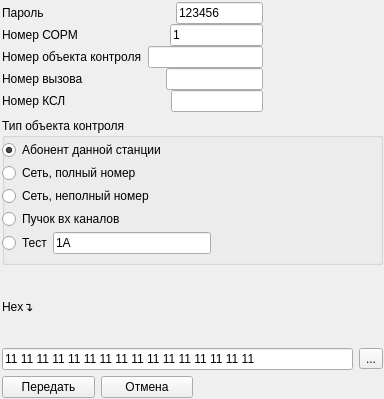
<?xml version="1.0" encoding="UTF-8"?>
<ui version="4.0">
 <class>form_command_7</class>
 <widget class="QWidget" name="form_command_7">
  <property name="geometry">
   <rect>
    <x>0</x>
    <y>0</y>
    <width>384</width>
    <height>399</height>
   </rect>
  </property>
  <property name="windowTitle">
   <string>Команда № 7 «Подключение к разговорному тракту»</string>
  </property>
  <widget class="QWidget" name="">
   <property name="geometry">
    <rect>
     <x>2</x>
     <y>2</y>
     <width>381</width>
     <height>396</height>
    </rect>
   </property>
   <layout class="QVBoxLayout" name="verticalLayout_2">
    <item>
     <layout class="QVBoxLayout" name="verticalLayout_3">
      <property name="spacing">
       <number>0</number>
      </property>
      <item>
       <layout class="QHBoxLayout" name="horizontalLayout">
        <property name="spacing">
         <number>132</number>
        </property>
        <property name="rightMargin">
         <number>120</number>
        </property>
        <item>
         <widget class="QLabel" name="label">
          <property name="text">
           <string>Пароль</string>
          </property>
         </widget>
        </item>
        <item>
         <widget class="QLineEdit" name="lineEdit">
          <property name="text">
           <string>123456</string>
          </property>
         </widget>
        </item>
       </layout>
      </item>
      <item>
       <layout class="QHBoxLayout" name="horizontalLayout_2">
        <property name="spacing">
         <number>92</number>
        </property>
        <property name="rightMargin">
         <number>120</number>
        </property>
        <item>
         <widget class="QLabel" name="label_2">
          <property name="text">
           <string>Номер СОРМ</string>
          </property>
         </widget>
        </item>
        <item>
         <widget class="QLineEdit" name="lineEdit_2">
          <property name="text">
           <string>1</string>
          </property>
         </widget>
        </item>
       </layout>
      </item>
      <item>
       <layout class="QHBoxLayout" name="horizontalLayout_3">
        <property name="spacing">
         <number>6</number>
        </property>
        <property name="rightMargin">
         <number>120</number>
        </property>
        <item>
         <widget class="QLabel" name="label_3">
          <property name="text">
           <string>Номер объекта контроля</string>
          </property>
         </widget>
        </item>
        <item>
         <widget class="QLineEdit" name="lineEdit_3">
          <property name="text">
           <string/>
          </property>
         </widget>
        </item>
       </layout>
      </item>
      <item>
       <layout class="QHBoxLayout" name="horizontalLayout_5">
        <property name="spacing">
         <number>83</number>
        </property>
        <property name="rightMargin">
         <number>120</number>
        </property>
        <item>
         <widget class="QLabel" name="label_5">
          <property name="text">
           <string>Номер вызова</string>
          </property>
         </widget>
        </item>
        <item>
         <widget class="QLineEdit" name="lineEdit_5">
          <property name="text">
           <string/>
          </property>
         </widget>
        </item>
       </layout>
      </item>
      <item>
       <layout class="QHBoxLayout" name="horizontalLayout_4">
        <property name="spacing">
         <number>105</number>
        </property>
        <property name="rightMargin">
         <number>120</number>
        </property>
        <item>
         <widget class="QLabel" name="label_4">
          <property name="text">
           <string>Номер КСЛ</string>
          </property>
         </widget>
        </item>
        <item>
         <widget class="QLineEdit" name="lineEdit_4">
          <property name="text">
           <string/>
          </property>
         </widget>
        </item>
       </layout>
      </item>
     </layout>
    </item>
    <item>
     <widget class="QGroupBox" name="groupBox">
      <property name="minimumSize">
       <size>
        <width>222</width>
        <height>147</height>
       </size>
      </property>
      <property name="title">
       <string>Тип объекта контроля</string>
      </property>
      <widget class="QWidget" name="layoutWidget_4">
       <property name="geometry">
        <rect>
         <x>0</x>
         <y>20</y>
         <width>209</width>
         <height>123</height>
        </rect>
       </property>
       <layout class="QVBoxLayout" name="verticalLayout">
        <property name="spacing">
         <number>1</number>
        </property>
        <item>
         <widget class="QRadioButton" name="radioButton">
          <property name="text">
           <string>Абонент данной станции</string>
          </property>
          <property name="checked">
           <bool>true</bool>
          </property>
         </widget>
        </item>
        <item>
         <widget class="QRadioButton" name="radioButton_2">
          <property name="text">
           <string>Сеть, полный номер</string>
          </property>
         </widget>
        </item>
        <item>
         <widget class="QRadioButton" name="radioButton_3">
          <property name="text">
           <string>Сеть, неполный номер</string>
          </property>
         </widget>
        </item>
        <item>
         <widget class="QRadioButton" name="radioButton_4">
          <property name="text">
           <string>Пучок вх каналов</string>
          </property>
         </widget>
        </item>
        <item>
         <layout class="QHBoxLayout" name="horizontalLayout_6">
          <item>
           <widget class="QRadioButton" name="radioButton_5">
            <property name="text">
             <string>Тест</string>
            </property>
           </widget>
          </item>
          <item>
           <widget class="QLineEdit" name="lineEdit_6">
            <property name="text">
             <string>1A</string>
            </property>
           </widget>
          </item>
         </layout>
        </item>
       </layout>
      </widget>
     </widget>
    </item>
    <item>
     <widget class="QLabel" name="label_7">
      <property name="text">
       <string>Hex↴</string>
      </property>
     </widget>
    </item>
    <item>
     <layout class="QHBoxLayout" name="horizontalLayout_7">
      <item>
       <widget class="QLineEdit" name="lineEdit_7">
        <property name="text">
         <string>11 11 11 11 11 11 11 11 11 11 11 11 11 11 11 11</string>
        </property>
       </widget>
      </item>
      <item>
       <widget class="QToolButton" name="toolButton">
        <property name="text">
         <string>...</string>
        </property>
       </widget>
      </item>
     </layout>
    </item>
    <item>
     <layout class="QHBoxLayout" name="horizontalLayout_10">
      <property name="rightMargin">
       <number>190</number>
      </property>
      <item>
       <widget class="QPushButton" name="pushButton">
        <property name="text">
         <string>Передать</string>
        </property>
       </widget>
      </item>
      <item>
       <widget class="QPushButton" name="pushButton_2">
        <property name="text">
         <string>Отмена</string>
        </property>
       </widget>
      </item>
     </layout>
    </item>
   </layout>
  </widget>
 </widget>
 <resources/>
 <connections/>
</ui>
